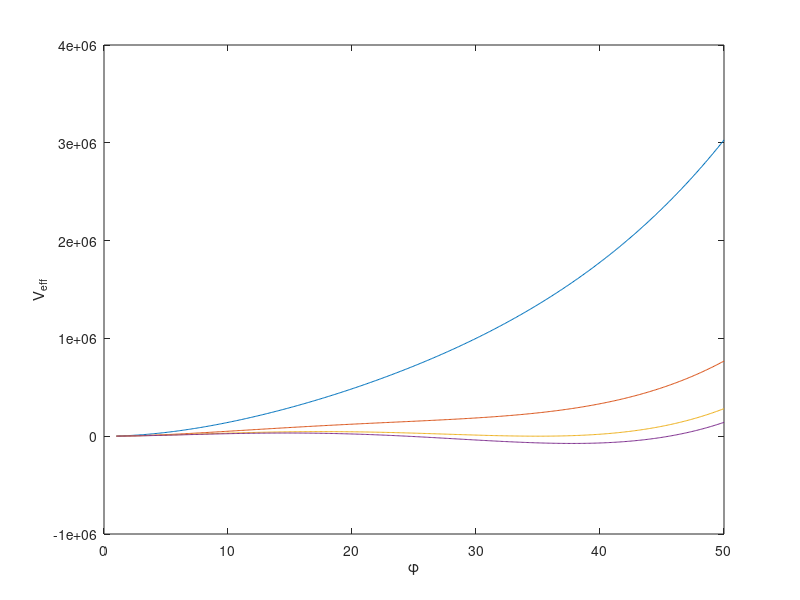

This chart was generated by the following MATLAB code:
T = 15;
T1 = 40/sqrt(33/8 + 3*((3*pi)/2)^(2/3));
a = 33/8 + 3*((3*pi)/2)^(2/3);
b=7;
lambda=2;

x=1:0.1:50;

f1 = 1/2*a*(20^2 - T1^2)*x.^2 - 1/3*b*T*x.^3+1/4*lambda*x.^4; 
f2 = 1/2*a*(16^2 - T1^2)*x.^2-1/3*b*T*x.^3+1/4*lambda*x.^4; 
f3 = 1/2*a*(15^2 - T1^2)*x.^2-1/3*b*T*x.^3+1/4*lambda*x.^4; 
f4 = 1/2*a*(14.7^2 - T1^2)*x.^2-1/3*b*T*x.^3+1/4*lambda*x.^4;

figure(6)
plot(x,f1)
hold on
plot(x,f2)
plot(x,f3)
plot(x,f4)
hold off
xlabel('\phi')
ylabel('V_{eff}')